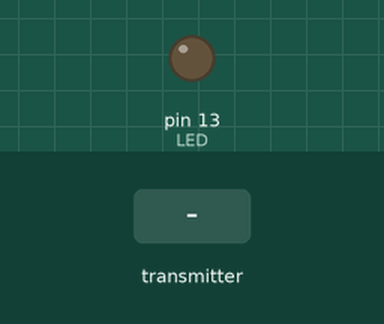
The sketch below on a simulated Arduino Uno, built with avr-gcc and run on an emulated ATmega328P. Parts: output pins drawn as LEDs (lit = HIGH). The inputs (shaded band) are chosen by the test bench. No radio packets arrive unless stated.

Above: at 1.3 s.
1.4 s: the transmitter starts sending regisID.0 = 0
At 2.2 s:
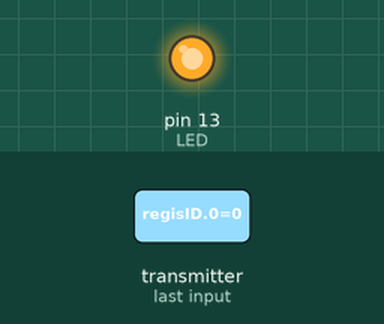
Timing chart, 0 to 4.4 s (numbered marks = the images above; inputs shaded):
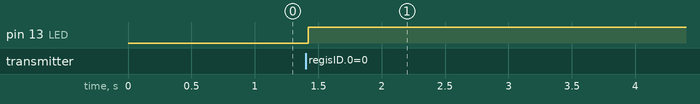

The sketch:

rf95_server_ver12_complete.ino
```cpp
#include <SPI.h>
#include <RH_RF95.h>
#include <Queue.h>

#define RFM95_CS 10
#define RFM95_INT 2

#define ST_START 1
#define ST_WAIT_ID 2
#define ST_RESP_ID 3
#define ST_ADD_QUEUE 4
#define ST_COUNT_ID 5
#define ST_REQ_ID_DATA 6
#define ST_WAIT_ID_DATA 7
#define ST_FINISH 8

int Status = -1;
uint8_t testqueue[256] = "";
boolean checkStatus = false;
Queue<byte> queue = Queue<byte>();
uint8_t regisID[6] = "";
uint8_t lenregisID = sizeof(regisID);
uint8_t newbuf = 0;

// Change to 434.0 or other frequency, must match RX's freq!
#define RF95_FREQ 434.0

// Singleton instance of the radio driver
RH_RF95 rf95(RFM95_CS, RFM95_INT);

// Blinky on receipt
#define LED 13

void setup()
{
  Status = ST_START;
  pinMode(LED, OUTPUT);

  while (!Serial);
  Serial.begin(115200);
  delay(100);

  while (!rf95.init()) {
    while (1);
  }
  // Defaults after init are 434.0MHz, modulation GFSK_Rb250Fd250, +13dbM
  if (!rf95.setFrequency(RF95_FREQ)) {
    while (1);
  }
  // Defaults after init are 434.0MHz, 13dBm, Bw = 125 kHz, Cr = 4/5, Sf = 128chips/symbol, CRC on
}

void loop()
{
  boolean check_ST  = false;
  switch (Status){
    case ST_START:
        START();
        Status = ST_WAIT_ID;
        break;

    case ST_WAIT_ID:
        check_ST = WAIT_ID();
        if (check_ST == true) Status = ST_RESP_ID;
        else Status = ST_COUNT_ID;
        break;

    case ST_RESP_ID:
        RESP_ID();
        Status = ST_ADD_QUEUE;
        break;

    case ST_ADD_QUEUE:
        ADD_QUEUE();
        Status = ST_WAIT_ID;
        break;

    case ST_COUNT_ID:
        check_ST = COUNT_ID();
        if (check_ST == true) Status = ST_REQ_ID_DATA;
        else Status = ST_FINISH;
        break;

    case ST_REQ_ID_DATA:
        REQ_ID_DATA();
        Status = ST_WAIT_ID_DATA;
        break;

    case ST_WAIT_ID_DATA:
        WAIT_ID_DATA();
        Status = ST_COUNT_ID;
        break;

    case ST_FINISH:
        FINISH();
        Status = ST_START;
        break;

    default:
        Status = ST_START;
        break;
  }
}

void START(){
  for (int i = 0; i < 256; i++) testqueue[i] = 0;
  checkStatus = false;
  queue.clear();
  newbuf = 0;
  for (int i = 0; i < 5; i++) regisID[i] = 0;
  lenregisID = sizeof(regisID);
}

boolean WAIT_ID(){
  newbuf = 0;
  for (int i = 0; i < 5; i++) regisID[i] = 0;
  lenregisID = sizeof(regisID);
  if (rf95.waitAvailableTimeout(3000))     //Nếu trong vòng 10s mà không còn client nào đăng ký thì sẽ ngắt quá trính đăng ký
  {
    if (rf95.recv(regisID, &lenregisID))      //Khi có 1 client gửi thông tin lên
    {
      int z = 0;
      int x = 0;
      bool checkbuf = true;
      digitalWrite(LED, HIGH);
          //Bắt đầu quá trình kiểm tra...
      while(regisID[x] != 0 && checkbuf ==true){        //Kiểm tra các ký tự có phải là số hay không? => VD: 2
        if(regisID[x] >= 48 && regisID[x] <= 57) x++;
        else checkbuf = false;
      }
      if ( lenregisID < 6 && regisID[0]!= 'w' && checkbuf == true){
        while(regisID[z] != 0){         //Đưa số của ASCII về số bình thường. VD ASCII '2' = 50 => byte = 2 = ASCII '2' (50) - 48
          newbuf = newbuf*10 + regisID[z] - 48;
          z++;
        }
      }
      return true;
    }
  } else return false;
}

void RESP_ID(){
  uint8_t data[] = "w     ";                //With range (10,255): datat[] = "w   ";
  uint8_t lendata = sizeof(data);
  for (int i = 0; i < lenregisID; i++) data[i+1] = regisID[i];
  data[lenregisID+2] = 0;
  //Serial.println((char *) data);
  rf95.send(data, sizeof(data));
  rf95.waitPacketSent();
  delay(10);
}

void ADD_QUEUE(){
  if (testqueue[newbuf] == 0 & newbuf != 0){
    queue.push(newbuf);
    testqueue[newbuf] = 1;
  }
}

boolean COUNT_ID(){
  if (queue.count() > 0) return true;
  else return false;
}

void REQ_ID_DATA(){
  uint8_t reqdata[] = "ok     ";      //With range (10,255): reqdata[] = "ok   ";
  uint8_t lenreqdata = sizeof(reqdata);
  byte temp = queue.pop();
  int q = 0;
  uint8_t bufsend[5];          //With range (10,255): bufsend[4];
  uint8_t tempbuf[5];
  //tempbuf[0] = 0;
  if (temp == 0){
    tempbuf[0] = 48;
    q++;
  } else while(temp != 0){
    tempbuf[q] = temp%10 + 48;
    temp = temp / 10;
    q++;
  }
      //Tại thời điểm x, nếu tới lượt ClientID 2 gửi dữ liệu, Node Server sẽ gửi gói tin với nội dung 'ok+ID'. VD 'ok2'
  for (int g = 0; g < q; g++) bufsend[g] = tempbuf[q-g-1];
  bufsend[q] = 0;
  for (int i = 0; i < q; i++) reqdata[i+2] = bufsend[i];
  reqdata[q+2] = 0;
  delay(10);
  rf95.send(reqdata, sizeof(reqdata));
  rf95.waitPacketSent();
}

void WAIT_ID_DATA(){
  if (rf95.waitAvailableTimeout(1000))
  {
    uint8_t datadht[40];
    uint8_t lendht = sizeof(datadht);
    if (rf95.recv(datadht, &lendht))
    {
      //datadht[lendht] = 0;
      Serial.println((char*) datadht);
    }
  }
  delay(250);
}

void FINISH(){
  delay(10);
}
```

Measured:
- after the input at 1.4 s, pin 13 (LED): LOW → HIGH at once
